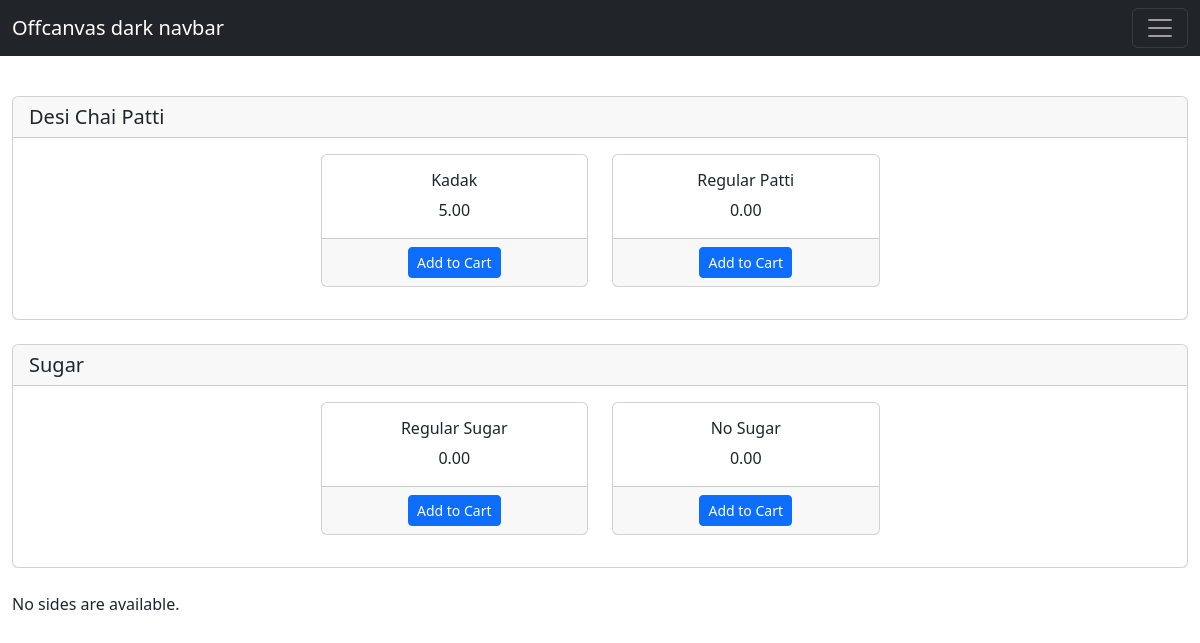
The app's page /royalburgers/product/4 with its own data.
### royalburgers/models.py (models this page shows, shortened)
class ModifierCategory(models.Model):
    name = models.CharField(max_length=255)
    modifiers = models.ManyToManyField(Modifier, blank=True)
    def __str__(self):
        return self.name

class Modifier(models.Model):
    title = models.CharField(max_length=255)
    image = models.ImageField(upload_to='royalburgers/static/images/')
    price = models.DecimalField(max_digits=10, decimal_places=2)

### royalburgers/views.py (the view)
# urls.py: path('product/<int:id>', views.product_modifiers, name='product_modifiers')
def product_modifiers(request, id):
    product = get_object_or_404(Product, pk=id)
    print("hoooo",product)
    modifiers = product.modifiers.all()
    print("Noooo",modifiers)
    categories = ProductCategory.objects.all()  # Assuming you have a ProductCategory model
    return render(request, "products/modifier.html", {"modifiers": modifiers, "product": product,  "categories": categories})

### royalburgers/models.py (called while the page is built)
    def __str__(self):
        return self.title

### royalburgers/templates/products/modifier.html (shortened to what this page needs)
<!DOCTYPE html>
<html lang="en">
<head>
    {% load static %}
    <link href="https://cdn.jsdelivr.net/npm/bootstrap@5.3.2/dist/css/bootstrap.min.css" rel="stylesheet">
</head>
<body>
    <nav class="navbar navbar-dark bg-dark fixed-top">
  <div class="container-fluid">
    <a class="navbar-brand" href="#">Offcanvas dark navbar</a>
    <button class="navbar-toggler" type="button" data-bs-toggle="offcanvas" data-bs-target="#offcanvasDarkNavbar" aria-controls="offcanvasDarkNavbar" aria-label="Toggle navigation">
      <span class="navbar-toggler-icon"></span>
    </button>
  </div>
</nav>
<div class="container-fluid my-5 py-5">
    <div class="row">
        <div class="col-md-12">
            {% if product.modifiers.all %}
                {% for modifier_category in product.modifiers.all %}
                    <div class="mb-4">
                        <div class="card">
                            <div class="card-header">
                                <h5 class="m-0">{{ modifier_category.name }}</h5>
                            </div>
                            <div class="card-body">
                                <div class="row justify-content-center">
                                    {% for modifier in modifier_category.modifiers.all %}
                                        <div class="col-md-3 mb-3 text-center">
                                            <div class="card">
                                                <div class="card-body">
                                                    <h6 class="card-title">{{ modifier.title }}</h6>
                                                    <p class="card-text">{{ modifier.price }}</p>
                                                </div>
                                                <div class="card-footer d-flex justify-content-center">
                                                    <a href="#" class="btn btn-primary btn-sm">Add to Cart</a>
                                                </div>
                                            </div>
                                        </div>
                                    {% endfor %}
                                </div>
                            </div>
                        </div>
                    </div>
                {% endfor %}
            {% else %}
                <p>No modifiers are available.</p>
            {% endif %}
            <div class="mb-4">
                {% if product.sides.all %}
                    <h2>Sides</h2>
                    <div class="row justify-content-center">
                        {% for modifier in product.sides.all %}
                            <div class="col-md-3 mb-3 text-center">
                                <div class="card">
                                    <div class="card-body">
                                        <h6 class="card-title">{{ modifier.title }}</h6>
                                        <p class="card-text">{{ modifier.price }}</p>
                                    </div>
                                    <div class="card-footer d-flex justify-content-center">
                                        <a href="#" class="btn btn-primary btn-sm">Add to Cart</a>
                                    </div>
                                </div>
                            </div>
                        {% endfor %}
                    </div>
                {% else %}
                    <p>No sides are available.</p>
                {% endif %}
            </div>
        </div>
    </div>
</div>
</body>
</html>

### records on screen
ModifierCategory: name "Desi Chai Patti"
Modifier: title "Kadak", price "5.00"
Modifier: title "Regular Patti", price "0.00"
ModifierCategory: name "Sugar"
Modifier: title "Regular Sugar", price "0.00"
Modifier: title "No Sugar", price "0.00"
